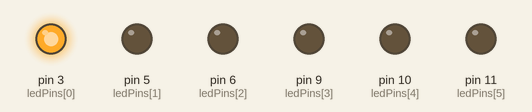
The sketch below on a simulated Arduino Uno, built with avr-gcc and run on an emulated ATmega328P. On the bench: output pins drawn as LEDs (lit = HIGH).

Above: at 0.1 s.
At 1.0 s:
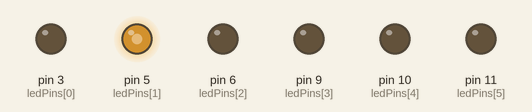
At 9.6 s:
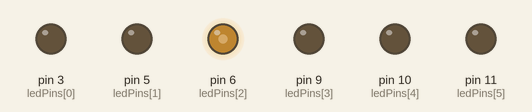
At 10.6 s:
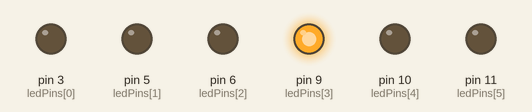
At 20.1 s:
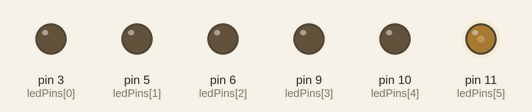
At 30.6 s:
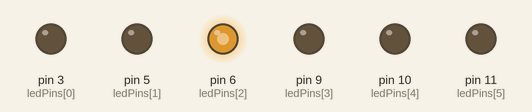
Timing chart, 0 to 40.0 s (numbered marks = the images above):
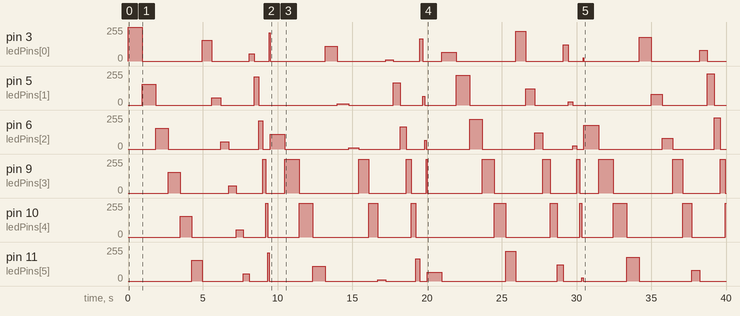

The sketch:

LEDActivity.ino
```cpp
/*  Nicholas Vadivelu
 *  TER4M1
 *  Mr. Jay
 *  29 March 2017
 *
 *  Arduino Activity LED Activity
 */

int ledPins[] = {3, 5, 6, 9, 10, 11}; //6 LED pins
int num = 0, del = 1000, bright = 255; //controls which pin, delay, and brightness
bool dec = true; //controls if the brightness is decreasing or not

void setup() {
  for (int i = 0 ; i < 6 ; i++) //initialize pins
    pinMode(ledPins[i], OUTPUT);
}

void loop() {
  analogWrite(ledPins[num], bright); //lights up led
  if (num == 0) {
    (dec ? bright -=100 : bright +=100); //increases or decreases brightness for next led
    if (bright == 5 || bright == 255) dec = !dec; //if max/min is reached, switch from inc to dec or viceversa
  }
  delay(del>0 ? del-=50 : del = 1000); //decrease the delay each time to make it go faster
  digitalWrite(ledPins[num++], LOW); //turn off LED

  if (num == 6) num = 0; //once it reaches the end, loop back
}
```

Measured:
- by itself, pin 9 (ledPins[3]): 0/255 → 155/255 at 2.7 s, → 0/255 0.80 s later, → 55/255 3.3 s later, → 0/255 0.50 s later, … (26 changes in this stretch)
- by itself, pin 10 (ledPins[4]): 0/255 → 155/255 at 3.5 s, → 0/255 0.75 s later, → 55/255 3.0 s later, → 0/255 0.45 s later, … (23 changes in this stretch)
